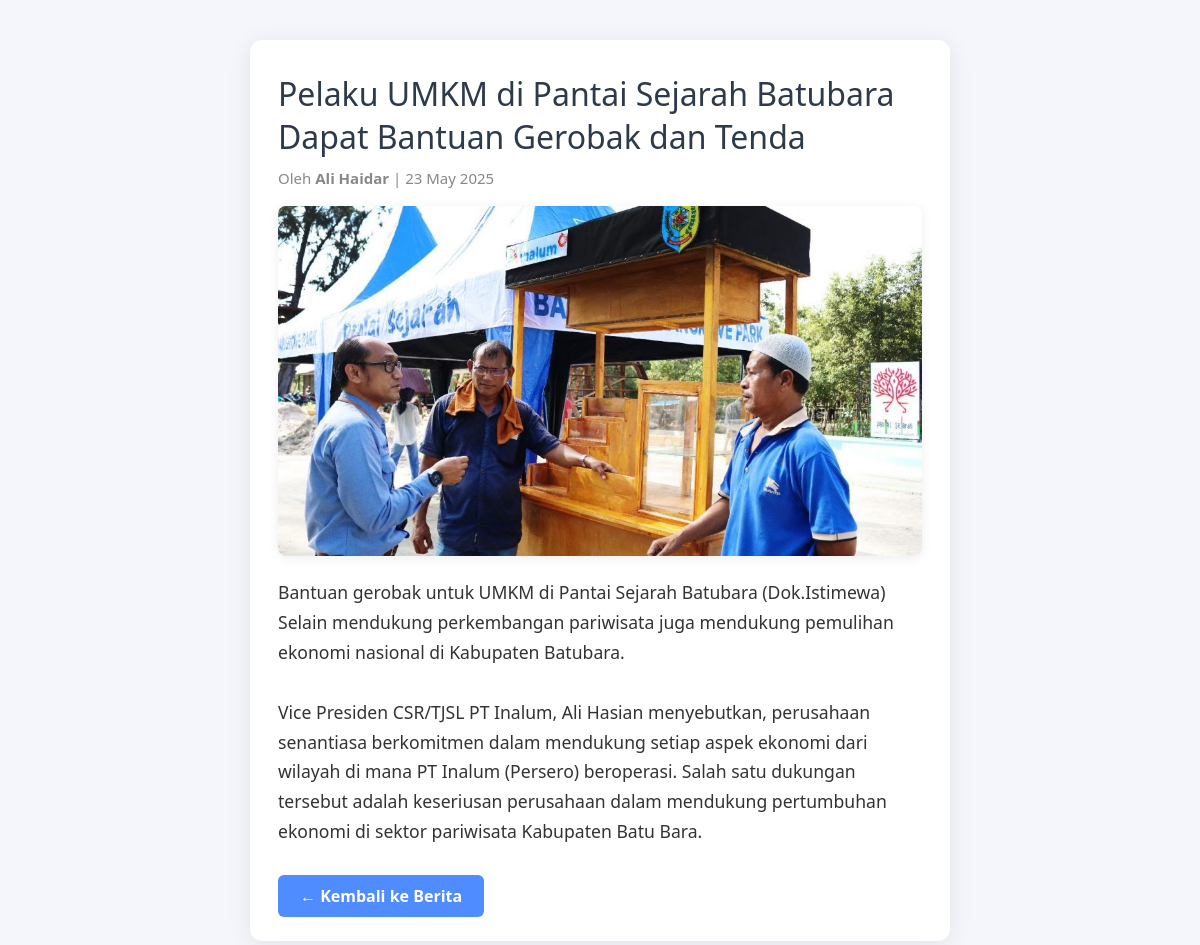
Screenshot of /detail-berita.php?id=8 with the database file from the repository.
### tables this page shows
CREATE TABLE `berita` (
  `id` int(11) NOT NULL,
  `judul` varchar(255) DEFAULT NULL,
  `draft` text DEFAULT NULL,
  `penulis` varchar(100) DEFAULT NULL,
  `tanggal_dibuat` datetime DEFAULT current_timestamp(),
  `gambar` varchar(255) DEFAULT NULL,
  `status` varchar(20) DEFAULT 'active'
);

### detail-berita.php (the view, shortened to what this page needs)
<?php
include 'koneksi.php';
$id = isset($_GET['id']) ? intval($_GET['id']) : 0;
$berita = null;
if ($id > 0) {
    $query = mysqli_query($conn, "SELECT * FROM berita WHERE id = $id AND status = 'active' LIMIT 1");
    if ($query && mysqli_num_rows($query) > 0) {
        $berita = mysqli_fetch_assoc($query);
    }
}
?>
<!DOCTYPE html>
<html lang="id">
<head>
    <link rel="stylesheet" href="style.css">
</head>
<body>
    <div class="detail-container">
        <?php if ($berita): ?>
            <div class="detail-title"><?= htmlspecialchars($berita['judul']) ?></div>
            <div class="detail-meta">
                Oleh <b><?= htmlspecialchars($berita['penulis']) ?></b> |
                <?= date('d M Y', strtotime($berita['tanggal_dibuat'])) ?>
            </div>
            <?php if (!empty($berita['gambar'])): ?>
                <img src="<?= htmlspecialchars($berita['gambar']) ?>" alt="Gambar Berita" class="detail-img" />
            <?php endif; ?>
            <div class="detail-content">
                <?= nl2br($berita['draft']) ?>
            </div>
            <a href="index.php#blog" class="back-link">&larr; Kembali ke Berita</a>
        <?php else: ?>
            <div class="notfound">Berita tidak ditemukan atau sudah tidak aktif.</div>
            <a href="index.php#blog" class="back-link">&larr; Kembali ke Berita</a>
        <?php endif; ?>
    </div>
</body>
</html>

### style.css (style rules this page uses)
* { box-sizing: border-box; margin: 0; padding: 0; }
body { font-family: 'Segoe UI', Arial, sans-serif; color: #232946; background: #f7f7fa; }
a { color: inherit; text-decoration: none; }
img { max-width: 100%; display: block; }

### detail-berita.php (style rules this page uses)
body { background: #f4f6fb; }
.detail-container { max-width: 700px; margin: 40px auto; background: #fff; border-radius: 12px; box-shadow: 0 4px 24px rgba(0,0,0,0.08); padding: 32px 28px 24px 28px; }
.detail-title { font-size: 2rem; color: #2d3a4b; margin-bottom: 10px; }
.detail-meta { color: #888; font-size: 15px; margin-bottom: 18px; }
.detail-img { width: 100%; max-height: 350px; object-fit: cover; border-radius: 8px; margin-bottom: 22px; box-shadow: 0 2px 12px rgba(0,0,0,0.07); }
.detail-content { font-size: 1.1rem; color: #333; line-height: 1.7; }
.back-link { display: inline-block; margin-top: 28px; color: #fff; background: #4f8cff; padding: 10px 22px; border-radius: 6px; text-decoration: none; font-weight: 600; transition: background 0.2s; }

### rows the page displays
berita: judul "Pelaku UMKM di Pantai Sejarah Batubara Dapat Bantuan Gerobak dan Tenda", penulis "Ali Haidar", tanggal_dibuat "23 May 2025", gambar (picture), draft "Bantuan gerobak untuk UMKM di Pantai Sejarah Batubara (Dok.Istimewa) Selain mendukung perkembangan pariwisata juga mendukung pemulihan ekonomi nasional di Kabupaten Batubara. Vice Presiden CSR/TJSL PT Inalum, Ali Hasian menyebutkan, perusahaan senantiasa berkomitmen dalam mendukung setiap aspek ekonomi dari wilayah di mana PT Inalum (Persero) beroperasi. Salah satu dukungan tersebut adalah keseriusan perusahaan dalam mendukung pertumbuhan ekonomi di sektor pariwisata Kabupaten Batu Bara."
